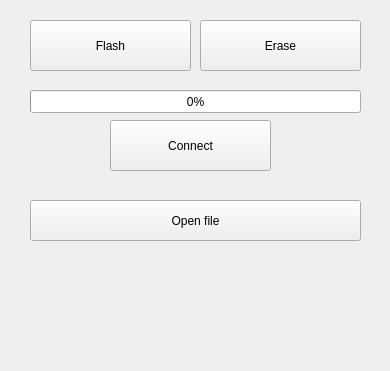
<?xml version="1.0" encoding="UTF-8"?>
<ui version="4.0">
 <class>Widget</class>
 <widget class="QWidget" name="Widget">
  <property name="geometry">
   <rect>
    <x>0</x>
    <y>0</y>
    <width>390</width>
    <height>371</height>
   </rect>
  </property>
  <property name="windowTitle">
   <string>Widget</string>
  </property>
  <widget class="QPushButton" name="btn_start">
   <property name="geometry">
    <rect>
     <x>30</x>
     <y>20</y>
     <width>161</width>
     <height>51</height>
    </rect>
   </property>
   <property name="text">
    <string>Flash</string>
   </property>
  </widget>
  <widget class="QPushButton" name="btn_stop">
   <property name="geometry">
    <rect>
     <x>200</x>
     <y>20</y>
     <width>161</width>
     <height>51</height>
    </rect>
   </property>
   <property name="text">
    <string>Erase</string>
   </property>
  </widget>
  <widget class="QProgressBar" name="probar_load">
   <property name="geometry">
    <rect>
     <x>30</x>
     <y>90</y>
     <width>331</width>
     <height>23</height>
    </rect>
   </property>
   <property name="value">
    <number>0</number>
   </property>
  </widget>
  <widget class="QPushButton" name="btn_connect">
   <property name="geometry">
    <rect>
     <x>110</x>
     <y>120</y>
     <width>161</width>
     <height>51</height>
    </rect>
   </property>
   <property name="text">
    <string>Connect</string>
   </property>
  </widget>
  <widget class="QPushButton" name="btn_openfile">
   <property name="geometry">
    <rect>
     <x>30</x>
     <y>200</y>
     <width>331</width>
     <height>41</height>
    </rect>
   </property>
   <property name="text">
    <string>Open file</string>
   </property>
  </widget>
 </widget>
 <resources/>
 <connections/>
</ui>
